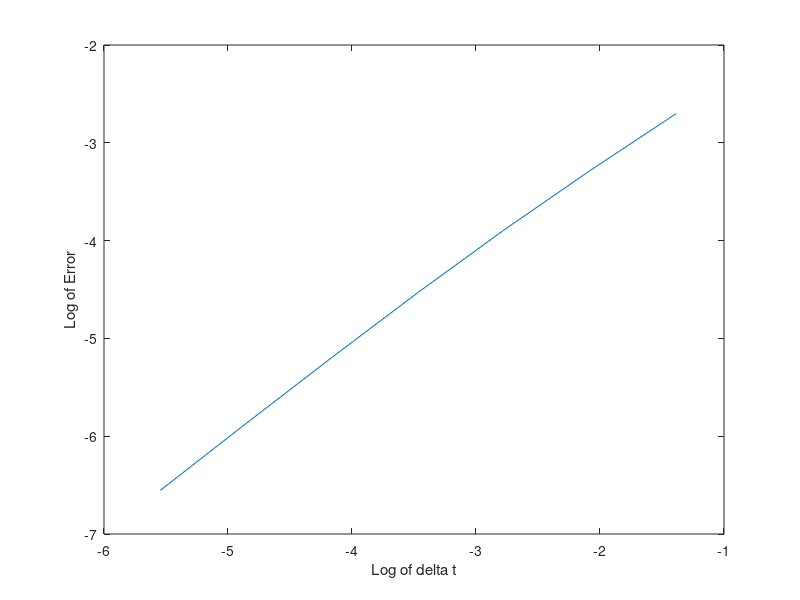
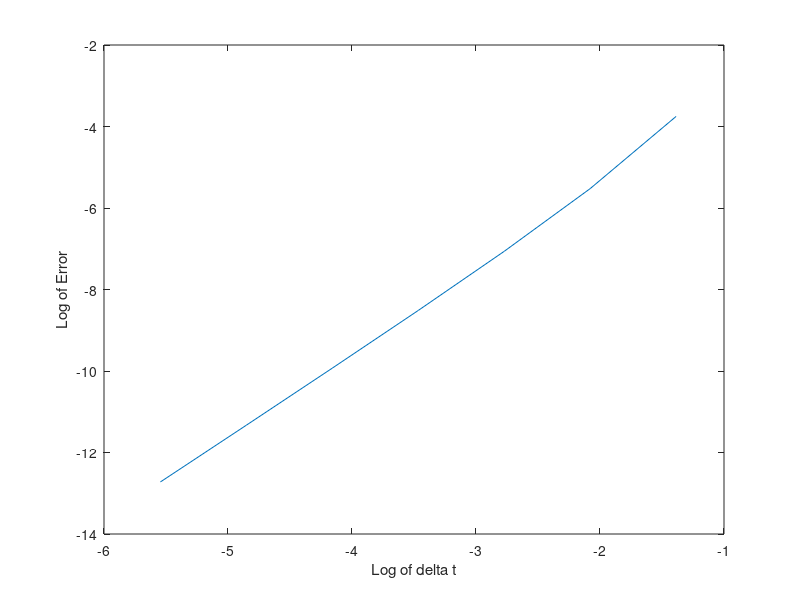

Write the MATLAB code that produced these figures, in order. (Note: this script raises an error after producing the figures.)
clear;
close;
clc;

%% Exercise 1a - Euler's Method

dydt = @(t, y) -3 * y * sin(t); % dy/dt
y_exact = @(t) (pi * exp(3 * (cos(t) - 1))) / sqrt(2); % Exact sol
y_0 = pi / sqrt(2); % initial condition
y_n = y_0; % Convenience variable for starting
j = -2:-1:-8;
delta_t = 2.^j; % Delta t values to consider
t_bounds = [0 5];
l_dt = length(delta_t); % Helper variable
err_vec = zeros(l_dt, 2); % initialize error vector
err_vec(:, 1) = delta_t;

for i = 1:l_dt
    dt = delta_t(i); % Delta t
    t = [0:dt:5]; % t vector
    y_true = y_exact(t); % True results
    y_pred = []; % Prediction
    for j = 1:length(t)
        y_new = y_n + dt * dydt(t(j), y_n); % Iterate
        y_pred(end + 1) = y_n; % add to results
        y_n = y_new; % Update
    end
    y_n = y_0; % reset
    e_dt = mean(abs(y_true - y_pred)); % error for this iteration
    err_vec(i, 2) = e_dt;
end

log_err = log(err_vec); % Take the log
p = polyfit(log_err(:, 1), log_err(:, 2), 1); % linear_fit

f = figure('visible', 'off'); % figure object
plot(log_err(:, 1), log_err(:, 2)) % Plot for reference
xlabel('Log of delta t')
ylabel('Log of Error')
saveas(f, 'Euler_Method_Error.png')

A1 = y_pred'; % ANSWER - Last dt values (transpose for column vector)
A2 = err_vec(:, 2)'; % ANSWER - Error values
A3 = p(1); % ANSWER - Slope of polyfit line

%% Exercise 1b - Heun's method

for i = 1:l_dt
    dt = delta_t(i);
    t = [0:dt:5];
    y_true = y_exact(t);
    y_pred = []; % prediction
    for j = 1:length(t)
        y_new = y_n + (dt / 2) * (dydt(t(j), y_n) + ...
            dydt(t(j) + dt, y_n + dt * dydt(t(j), y_n))); % iterate
        y_pred(end + 1) = y_n;
        y_n = y_new;
    end
    y_n = y_0; % reset
    e_dt = mean(abs(y_true - y_pred));
    err_vec(i, 2) = e_dt;
end

log_err = log(err_vec); % Take the log
p = polyfit(log_err(:, 1), log_err(:, 2), 1); % linear_fit

f = figure('visible', 'off'); % figure object
plot(log_err(:, 1), log_err(:, 2)) % Plot for reference
xlabel('Log of delta t')
ylabel('Log of Error')
saveas(f, 'Heun_Method_Error.png')

A4 = y_pred'; % ANSWER - Last dt values (transpose for column vector)
A5 = err_vec(:, 2)'; % ANSWER - Error values
A6 = p(1); % ANSWER - Slope of polyfit line

%% Exercise 2a - van der Pol Oscillator

% Define parameters
eps = [0.1 1 20]; % eps parameters
y_0 = sqrt(3); % function initial condition
dy_0 = 1; % derivative initial condition
y_sols = [];

% Write problem as series of first order ODEs
% let y_1 = y'
% y_1' = y'' =  -eps * (y^2 - 1) * y' - y
%            = -eps * (y^2 - 1) * y_1 - y
% Define system in odefun format
% y(2) represents y_1 (y'), y(1) is y
% Thus will pass initial conditions as [y_0; dy_0]
for e = eps % Solve for all epsilon values
    vdp_ode = @(t, y) [y(2); -e * (y(1)^2 - 1) * y(2) - y(1)]; 
    [t_sol, y_sol] = ode45(vdp_ode, [0:0.5:32], [y_0; dy_0]);
    y_sols(:, end + 1) = y_sol(:, 1);
end

A7 = y_sols; % ANSWER - results for y(t) for each epsilon

%% Exercise 2b - van de Pol Oscillator (variable step size)

t_span = [0 32]; % No step size specified
y_0 = 2; % initial condition
dy_0 = pi^2; % initial condition
eps = 1; % epsilon
tol_powers = -4:-1:-10; % power values for tolerance vectors
tols = 10.^tol_powers; % tolerance vectors
% define odefunc once as we are not changing parameters
vdp_ode = @(t, y) [y(2); -eps * (y(1)^2 - 1) * y(2) - y(1)];
ode_funcs = {@ode45 @ode23 @ode113}; % funcs to try
plot_titles = {'ode45' 'ode23' 'ode113'}; % Plot names
p_sols = []; % Polyfit solutions
dt_sols = []; % dt solution vector

for i = 1:length(ode_funcs)
    [p, dt, f] = runVDPOde(ode_funcs{i}, vdp_ode, t_span, ...
                            tols, [y_0 dy_0]);
    p_sols(end + 1) = p(1); % Slope of line
    dt_sols(:, end + 1) = dt; % dt_vec
    saveas(f, strcat('vdp_logplot_', plot_titles{i}, '.png'))
end

A8 = p_sols(1); % ANSWER - polyfit of ode45 tol/dt
A9 = p_sols(2); % ANSWER - polyfit of ode23 tol/dt
A10 = p_sols(3); % ANSWER - polyfit of ode113 tol/dt

%% Exercise 3

% Define parameters for problem
a = [0.05 0.25];
b = 0.01;
c = 0.01;
I = 0.1;

% Define initial conditions
y_init = [0.1 0.1 0 0];

% Define times to record results
t_vec = [0:0.5:100];

% Define iteration sets
d_vals = [0 0; 0 0.2; -0.1 0.2; -0.3 0.2; -0.5 0.2];

% Define result tensor
results = zeros(length(t_vec), ...
                length(y_init), ...
                length(d_vals));

% iterate
for i = 1:length(d_vals) % iterate through all rows
    d = d_vals(i, :); % get d values
    [t, result] = ode15s(@(t, y) ...
                            fitzhughNeurons(t, y, a, b, c, d, I), ...
                            t_vec, y_init); % Make function call
    results(:, :, i) = result;
end

% ANSWERS
A11 = results(:, :, 1);
A12 = results(:, :, 2);
A13 = results(:, :, 3);
A14 = results(:, :, 4);
A15 = results(:, :, 5);